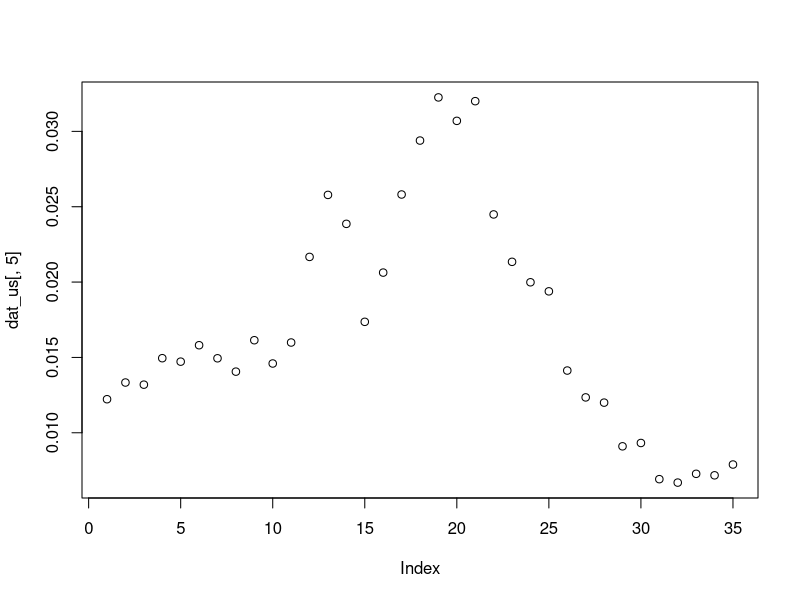
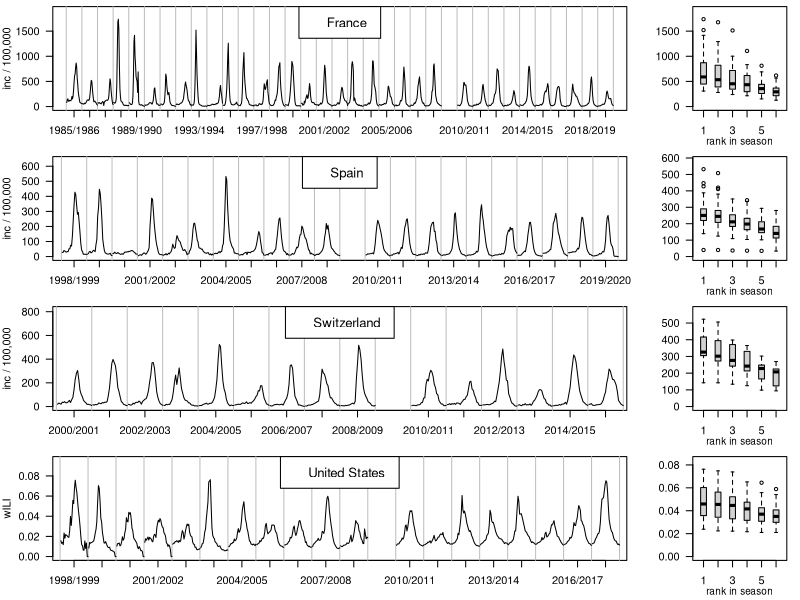

These charts were generated, in order, by the following R code:
library(here)

dat_ch <- read.csv("../Data/for_mem/ili_mem_ch.csv")
dat_es <- read.csv("../Data/for_mem/ili_mem_es.csv")
dat_fr <- read.csv("../Data/for_mem/ili_mem_fr.csv")
dat_us <- read.csv("../Data/for_mem/ili_mem_us.csv")

dim(dat_us)

plot(dat_us[, 5])

matr <- dat_ch
xlim <- c(1990, 2020)

plot_mem_ts <- function(matr, xlim, ylab = "inc / 100,000", fact_ylim = 1.2, ...){
  years <- as.numeric(substr(colnames(matr), start = 13, stop = 16)) - 1
  labels_years <- gsub(".", "/", substr(colnames(matr), start = 8, stop = 16), fixed = TRUE)
  
  plot(NULL, xlim = xlim, ylim = c(0, fact_ylim*max(matr)), xlab = "", ylab = ylab, axes = FALSE,...)
  axis(1, at = years + 0.5, labels = labels_years)
  axis(2)
  box()
  
  abline(v = seq(from = floor(xlim[1]), to = ceiling(xlim[2])), col = "grey")

  weeks_per_seas <- nrow(matr)
  for(i in 1:ncol(matr)){
    x <- years[i] + (1:weeks_per_seas)/weeks_per_seas
    lines(x, matr[, i])
  }
}

bplot_ranks <- function(matr, ylab = ""){
  plot(NULL, xlim = c(0.5, 6.5), ylim = c(0, 1.1*max(matr)), xlab = "", ylab = ylab)
  mtext("rank in season", 1, line = 1.8, cex = 0.6)
  get_nth <- function(vect, n) sort(vect, decreasing = TRUE)[n]
  for(i in 1:6) boxplot(apply(matr, 2, get_nth, n = i), at = i, add = TRUE, axes = FALSE)
}

pdf("../Draft/figure/plot_data.pdf", width = 9, height = 5.5)

par(las = 1, mar = c(3, 4, 0.5, 1))
layout(matrix(1:8, ncol = 2, byrow = TRUE), widths = c(8, 2))
plot_mem_ts(dat_fr, xlim = c(1985.5, 2019.5), fact_ylim = 1.1)
legend("top", legend = " France  ", bty = "o", cex = 1.2, bg = "white")
bplot_ranks(dat_fr)

plot_mem_ts(dat_es, xlim = c(1998.5, 2019.5))
legend("top", legend = " Spain  ", bty = "o", cex = 1.2, bg = "white")
bplot_ranks(dat_es)

plot_mem_ts(dat_ch, xlim = c(2000.5, 2015.5), fact_ylim = 1.55);
legend("top", legend = " Switzerland  ", bty = "o", cex = 1.2, bg = "white")
bplot_ranks(dat_ch)

plot_mem_ts(dat_us, xlim = c(1998.5, 2017.5), ylab = "wILI", fact_ylim = 1.25)
legend("top", legend = " United States  ", bty = "o", cex = 1.2, bg = "white")
bplot_ranks(dat_us)
dev.off()
